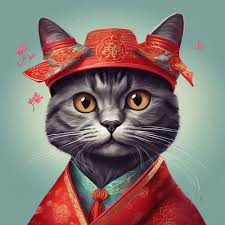
#> input picture download.jpeg, 225 x 225 px
$ python 'bounday extraction.py'
#> lines starting #> are read from the running program, lines starting #| are printed output that depends on the picture; after the words box and inside, x2 and y2 are one past the last pixel; in counts of white or black regions, pixels touching at a corner belong together
import cv2
import numpy as np
import matplotlib.pyplot as plt

# Load the image in grayscale
image = cv2.imread("download.jpeg")
#> image is the input picture: shape (225, 225, 3); mean B, G, R 114.5, 118.8, 133.4
gray = cv2.cvtColor(image, cv2.COLOR_BGR2RGB)
blurred = cv2.GaussianBlur(gray, (5, 5), 0)
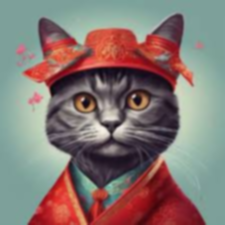
#> blurred: shape (225, 225, 3); mean R, G, B 133.4, 118.9, 114.5
edges = cv2.Canny(blurred, threshold1=50, threshold2=150)
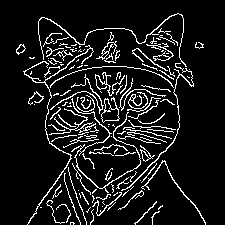
#> edges: shape (225, 225); 10.1% white in thin lines or dots, all inside (x1, y1, x2, y2) = (16, 13, 206, 225)
contours, hierarchy = cv2.findContours(edges, cv2.RETR_EXTERNAL,
cv2.CHAIN_APPROX_SIMPLE)
#> contours = 140 contours, 121 with area under 20; largest, box (x1, y1, x2, y2) and area: (101, 97, 120, 123) 236, (23, 45, 94, 225) 112, (71, 98, 141, 193) 102, (146, 43, 174, 61) 74, (121, 63, 194, 191) 72
image_with_contours = np.copy(image)
cv2.drawContours(image_with_contours, contours, -1, (0, 255, 0), 2)
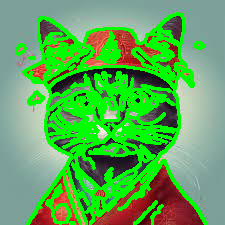
#> image_with_contours: shape (225, 225, 3); mean B, G, R 87.2, 170.8, 92.7
plt.figure(figsize=(12, 6))
plt.subplot(1, 3, 1)
plt.imshow(cv2.cvtColor(image, cv2.COLOR_BGR2RGB))
plt.title('Original Image')
plt.axis('off')
plt.subplot(1, 3, 2)
plt.imshow(edges, cmap='gray')
plt.title('Edge Detection (Canny)')
plt.axis('off')
plt.subplot(1, 3, 3)
plt.imshow(cv2.cvtColor(image_with_contours, cv2.COLOR_BGR2RGB))
plt.title('Image with Boundaries (Contours)')
plt.axis('off')
plt.tight_layout()
plt.show()
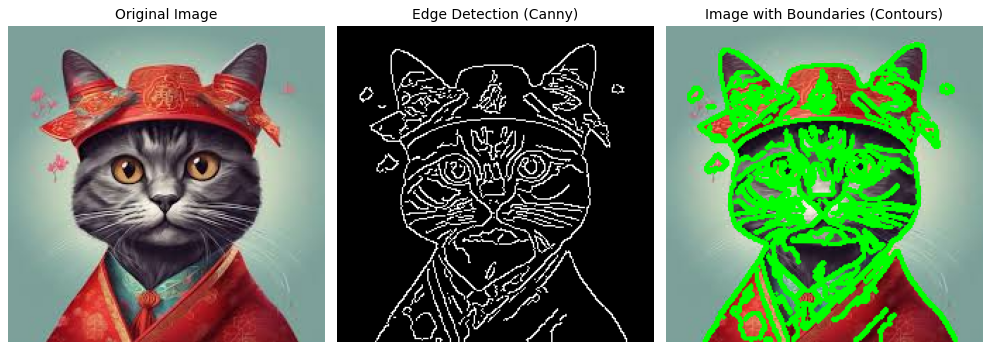
#> figure drawn by matplotlib, 3 panels

$ run again, with abc.jpeg copied over download.jpeg
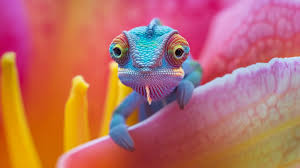
#> input picture abc.jpeg, 300 x 168 px
#> image is the input picture: shape (168, 300, 3); mean B, G, R 101.2, 108.7, 185.6
#> `edges = cv2.Canny(blurred, threshold1=50, threshold2=150)`:
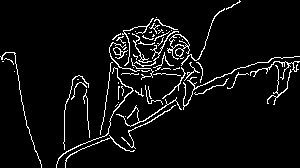
#> edges: shape (168, 300); 5.6% white in thin lines or dots
#> contours = 69 contours, 55 with area under 20; largest, box (x1, y1, x2, y2) and area: (167, 34, 190, 60) 235, (113, 47, 128, 59) 58, (56, 67, 134, 168) 46, (116, 97, 182, 127) 39, (183, 56, 300, 110) 39
#> image_with_contours: shape (168, 300, 3); 17.37% of pixels changed, all inside (x1, y1, x2, y2) = (0, 0, 300, 168)
#> `plt.show()`:
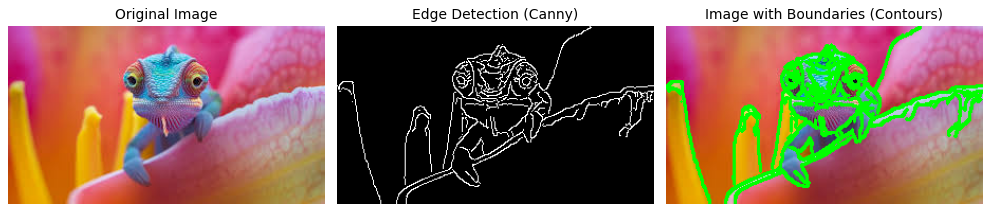
#> figure drawn by matplotlib, 3 panels
